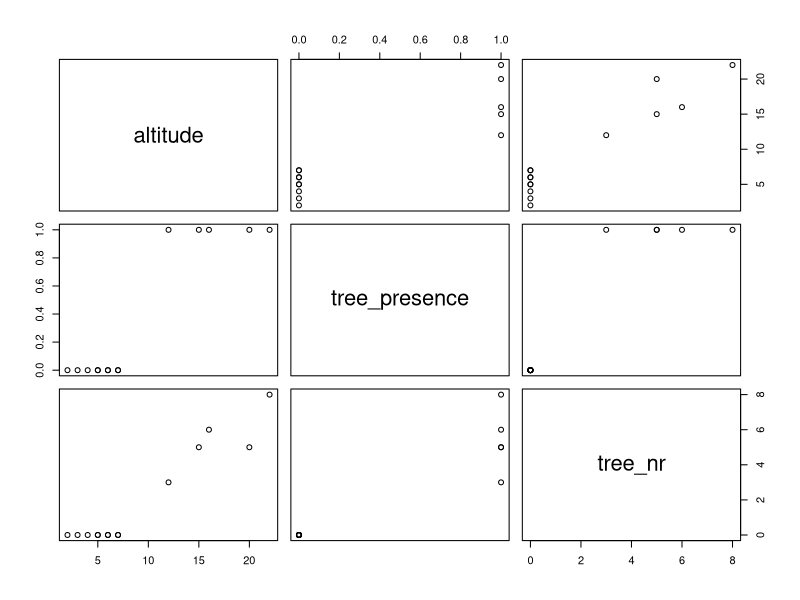

This chart was generated by the following R code:
altitude <- c(2,3,5,6,7,6,7,5,4,12,15,16,20,22)
tree_presence <- c(0,0,0,0,0,0,0,0,0,1,1,1,1,1)
tree_nr <- c(0,0,0,0,0,0,0,0,0,3,5,6,5,8)
data_tree <- data.frame(altitude,tree_presence, tree_nr)
str(data_tree)
summary(data_tree)
plot(data_tree)

# 1) Insert data in R, use c(..) -command and check that the data are valid
# 2) What is the number of trees at the altitude of 1 m and 10 m based on a
# linear model? Follow the lecture notes from week 2.
# 3) What is the probability of tree presence at the altitude of 1 m and 10 m
# based on a linear model? Follow the lecture notes from week 2.
# 4) What is the interpretation of the models?
#   5) Are these results realistic? 

m=data.frame(altitude=c(1,10))
bb<-lm(tree_nr~altitude, data = data_tree)
predict(bb, m)

        